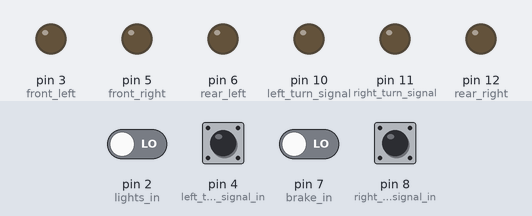
Bench run of a sketch on a simulated Arduino Uno, built with avr-gcc and run on an emulated ATmega328P. Shown: output pins drawn as LEDs (lit = HIGH). Dashed ring = blinking. The inputs (shaded band) are chosen by the test bench; at power-on: pin 2 (lights_in), pin 4 (left_turn_signal_in), pin 7 (brake_in), pin 8 (right_turn_signal_in) LOW.

Above: at 1.2 s.
1.3 s: pin 2 (lights_in) driven HIGH
At 1.86 s:
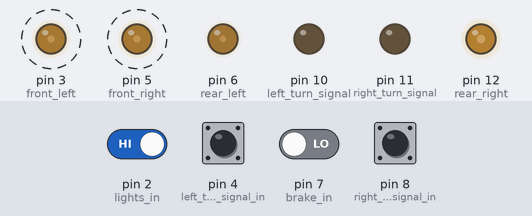
4.3 s: pin 4 (left_turn_signal_in) pulled HIGH for 0.15 s
At 4.67 s:
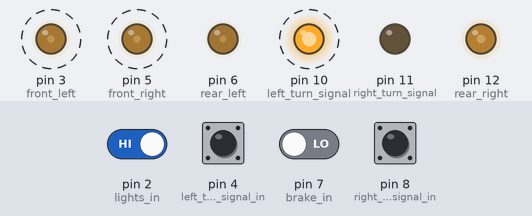
At 5.66 s:
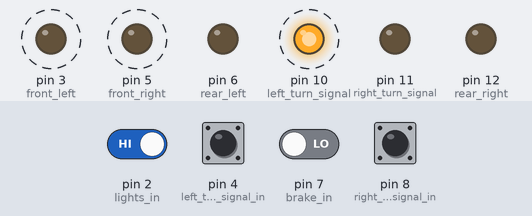
7.3 s: pin 7 (brake_in) driven HIGH
At 7.74 s:
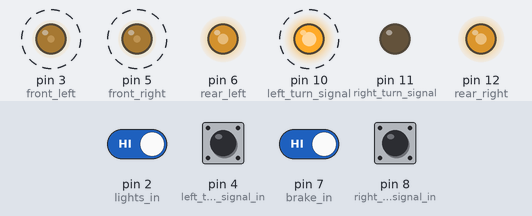
Timing chart, 0 to 7.9 s (numbered marks = the images above; inputs shaded):
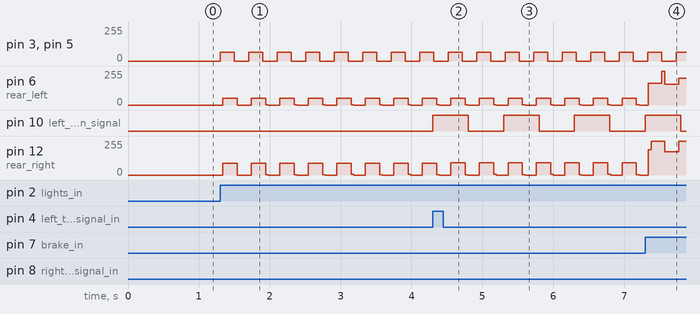

Measured:
- after the input at 1.3 s, pin 3 (front_left), pin 5 (front_right): alternates 64/255 for 0.20 s and 0/255 for 0.20 s, starting at once
- after the input at 4.3 s, pin 10 (left_turn_signal): alternates HIGH for 0.50 s and LOW for 0.50 s, starting at once
- by itself, pin 6 (rear_left): repeats every 0.80 s: 0/255 0.16 s, 52/255 0.20 s, 1/255 0.04 s, 0/255 0.16 s, 52/255 0.20 s, 2/255 0.04 s
- by itself, pin 12 (rear_right): repeats every 0.80 s: 0/255 0.16 s, 91/255 0.20 s, 1/255 0.04 s, 0/255 0.16 s, 91/255 0.20 s, 4/255 0.04 s

The sketch:

Car_Lights.ino
```cpp
 // Buttons
#define lights_in 2
#define left_turn_signal_in 4
#define brake_in 7
#define right_turn_signal_in 8

// LEDs
#define left_turn_signal 10
#define right_turn_signal 11
#define front_left 3
#define front_right 5
#define rear_left 6
#define rear_right 12

unsigned long debounce = 200;
// currentMillis;
const long interval = 500;

// LIGHT CONTROL
/// button debouncing for change state
bool lights = false;
int previous_lights = LOW;
unsigned long time_lights = 0;

// LEFT TURN SIGNAL CONTROL
bool left_turn = false;
// button debouncing for change state
int previous_left = LOW;
unsigned long time_left = 0;
// delay w/out delay
unsigned long previousMillis = 0;
int leftState = LOW;

// RIGHT TURN SIGNAL CONTROL
bool right_turn = false;
// button debouncing for change state
int previous_right = LOW;
unsigned long time_right = 0;
// delay w/out delay
int rightState = LOW;

void setup() {
  pinMode(lights_in, INPUT);
  pinMode(left_turn_signal_in, INPUT);
  pinMode(brake_in, INPUT);
  pinMode(right_turn_signal_in, INPUT);
  pinMode(left_turn_signal, OUTPUT);
  pinMode(right_turn_signal, OUTPUT);
  pinMode(front_left, OUTPUT);
  pinMode(front_right, OUTPUT);
  pinMode(rear_left, OUTPUT);
  pinMode(rear_right, OUTPUT);
}

void loop() {
  if (digitalRead(brake_in)) {
    brakes_on();
  } else {
    brakes_off();
  }

  if (digitalRead(lights_in) && previous_lights == LOW && millis() - time_lights > debounce) {
    if (lights) {
      lights = false;
    } else {
      lights = true;
    }
    time_lights = millis();
  }

  if (digitalRead(left_turn_signal_in) && previous_left == LOW && millis() - time_left > debounce) {
    if (left_turn) {
      left_turn = false;
    } else {
      left_turn = true;
    }
    time_left = millis();
  }

  if (digitalRead(right_turn_signal_in) && previous_right == LOW && millis() - time_right > debounce) {
    if (right_turn) {
      right_turn = false;
    } else {
      right_turn = true;
    }
    time_right = millis();
  }

  if (lights) {
    lights_on();
  } else if (!lights) {
    lights_off();
  }

  if (left_turn) {
    left_turn_on();
  } else {
    digitalWrite(left_turn_signal, LOW);
  }

  if (right_turn) {
    right_turn_on();
  } else {
    digitalWrite(right_turn_signal, LOW);
  }
}

void lights_on(){
  analogWrite(front_left, 64);
  analogWrite(front_right, 64);
  analogWrite(rear_left, 128);
  analogWrite(rear_right, 128);
}
void lights_off(){
  analogWrite(front_left, 0);
  analogWrite(front_right, 0);
  analogWrite(rear_left, 0);
  analogWrite(rear_right, 0);
}

void brakes_on() {
  digitalWrite(rear_left, HIGH);
  digitalWrite(rear_right, HIGH);
}

void brakes_off() {
  digitalWrite(rear_left, LOW);
  digitalWrite(rear_right, LOW);
}

void left_turn_on() {
  unsigned long currentMillis = millis();

  if (currentMillis - previousMillis >= interval) {
    // save the last time you blinked the LED
    previousMillis = currentMillis;

    // if the LED is off turn it on and vice-versa:
    if (leftState == LOW) {
      leftState = HIGH;
    } else {
      leftState = LOW;
    }

    // set the LED with the ledState of the variable:
    digitalWrite(left_turn_signal, leftState);
  }
}

void right_turn_on() {
  unsigned long currentMillis = millis();

  if (currentMillis - previousMillis >= interval) {
    // save the last time you blinked the LED
    previousMillis = currentMillis;

    // if the LED is off turn it on and vice-versa:
    if (rightState == LOW) {
      rightState = HIGH;
    } else {
      rightState = LOW;
    }

    // set the LED with the ledState of the variable:
    digitalWrite(right_turn_signal, rightState);
  }
}
```
